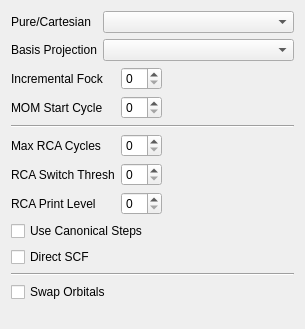
          <widget class="QWidget" name="AdvancedSCFControl">
           <layout class="QVBoxLayout" name="verticalLayout_12">
            <item>
             <layout class="QGridLayout">
              <item row="0" column="0">
               <widget class="QLabel" name="label_202">
                <property name="text">
                 <string>Pure/Cartesian</string>
                </property>
               </widget>
              </item>
              <item row="1" column="0">
               <widget class="QLabel" name="label_203">
                <property name="text">
                 <string>Basis Projection</string>
                </property>
               </widget>
              </item>
              <item row="1" column="1" colspan="3">
               <widget class="QComboBox" name="basis_projection_type"/>
              </item>
              <item row="0" column="1" colspan="3">
               <widget class="QComboBox" name="purecart"/>
              </item>
              <item row="2" column="0" colspan="2">
               <widget class="QLabel" name="label_199">
                <property name="text">
                 <string>Incremental Fock</string>
                </property>
               </widget>
              </item>
              <item row="2" column="2">
               <widget class="QSpinBox" name="incfock"/>
              </item>
              <item row="3" column="0" colspan="2">
               <widget class="QLabel" name="label_200">
                <property name="sizePolicy">
                 <sizepolicy hsizetype="Minimum" vsizetype="Preferred">
                  <horstretch>0</horstretch>
                  <verstretch>0</verstretch>
                 </sizepolicy>
                </property>
                <property name="text">
                 <string>MOM Start Cycle</string>
                </property>
               </widget>
              </item>
              <item row="3" column="2">
               <widget class="QSpinBox" name="mom_start"/>
              </item>
              <item row="5" column="0" colspan="2">
               <widget class="QLabel" name="label_201">
                <property name="text">
                 <string>Max RCA Cycles</string>
                </property>
               </widget>
              </item>
              <item row="5" column="2">
               <widget class="QSpinBox" name="rca_max_cycles"/>
              </item>
              <item row="6" column="0" colspan="2">
               <widget class="QLabel" name="label_101">
                <property name="text">
                 <string>RCA Switch Thresh</string>
                </property>
               </widget>
              </item>
              <item row="6" column="2">
               <widget class="QSpinBox" name="rca_switch_thresh"/>
              </item>
              <item row="7" column="0" colspan="2">
               <widget class="QLabel" name="label_85">
                <property name="text">
                 <string>RCA Print Level</string>
                </property>
               </widget>
              </item>
              <item row="7" column="2">
               <widget class="QSpinBox" name="rca_print"/>
              </item>
              <item row="4" column="0" colspan="4">
               <widget class="Line" name="line">
                <property name="orientation">
                 <enum>Qt::Horizontal</enum>
                </property>
               </widget>
              </item>
              <item row="2" column="3">
               <spacer name="horizontalSpacer_3">
                <property name="orientation">
                 <enum>Qt::Horizontal</enum>
                </property>
                <property name="sizeHint" stdset="0">
                 <size>
                  <width>40</width>
                  <height>20</height>
                 </size>
                </property>
               </spacer>
              </item>
             </layout>
            </item>
            <item>
             <widget class="QCheckBox" name="pseudo_canonical">
              <property name="text">
               <string>Use Canonical Steps</string>
              </property>
             </widget>
            </item>
            <item>
             <widget class="QCheckBox" name="direct_scf">
              <property name="text">
               <string>Direct SCF</string>
              </property>
             </widget>
            </item>
            <item>
             <widget class="Line" name="line_2">
              <property name="orientation">
               <enum>Qt::Horizontal</enum>
              </property>
             </widget>
            </item>
            <item>
             <widget class="QCheckBox" name="qui_section_swap_occupied_virtual">
              <property name="text">
               <string>Swap Orbitals</string>
              </property>
             </widget>
            </item>
            <item>
             <spacer>
              <property name="orientation">
               <enum>Qt::Vertical</enum>
              </property>
              <property name="sizeHint" stdset="0">
               <size>
                <width>283</width>
                <height>16</height>
               </size>
              </property>
             </spacer>
            </item>
           </layout>
          </widget>
